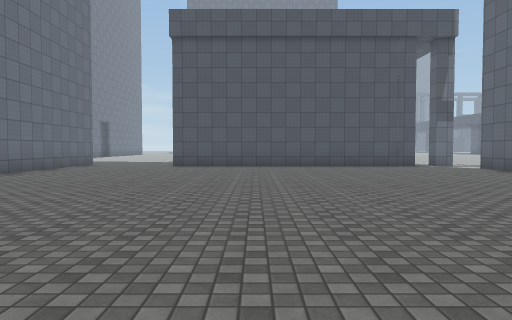
[1] (above)

24 first-person views from a walk through a scene from a Unity 3-D project. The camera is 1.3 m above the floor, tilts 2° down and sees 70° across. The floor is counted in squares, 2 m on a side. Each view is taken from the middle of a square. On the plan, view 1 faces up. The plan holds only what a view shows up to about 11 squares ahead; the rest is blank. The place goes on beyond the plan. Surface patterns are stand-ins for the level's own textures.

[2]
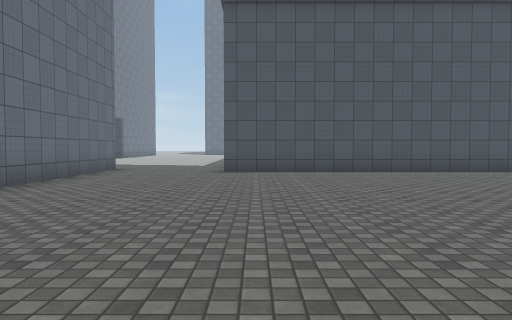

[3]
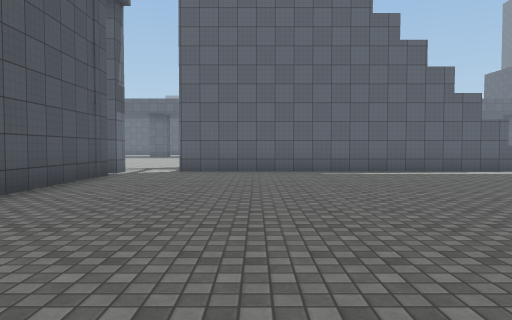

[4]
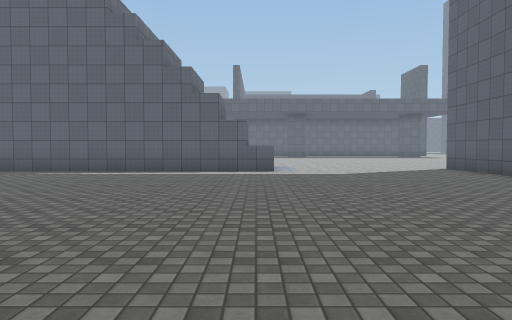

[5]
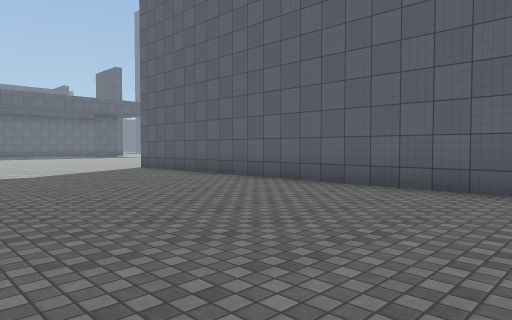

[6]
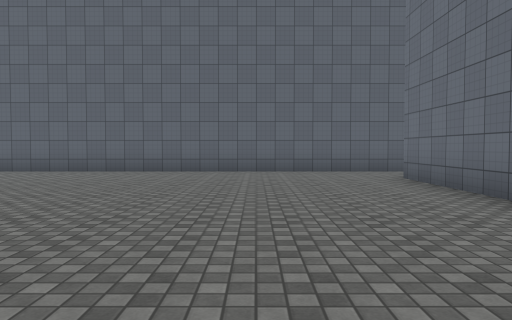

[7]
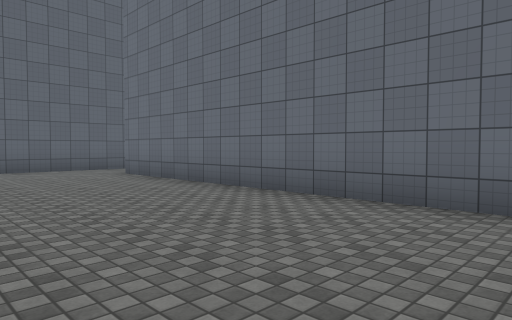

[8]
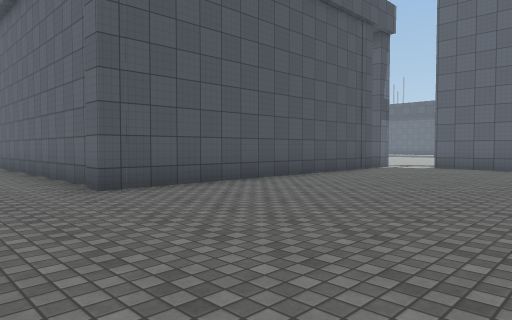

[9]
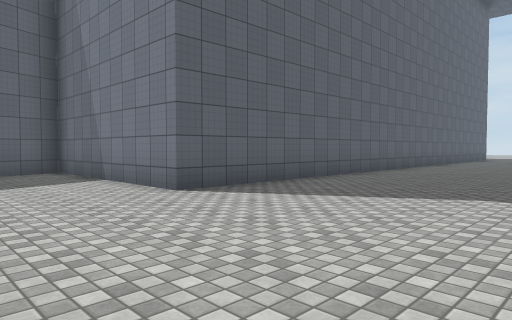

[10]
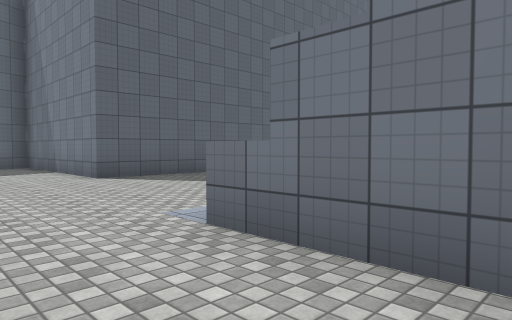

[11]
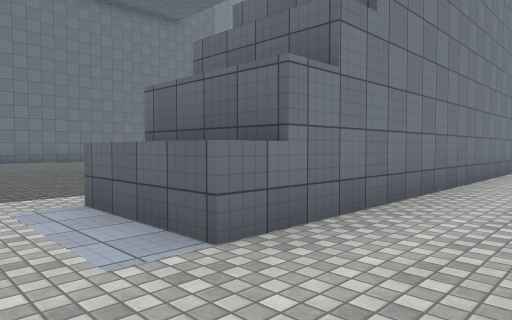

[12]
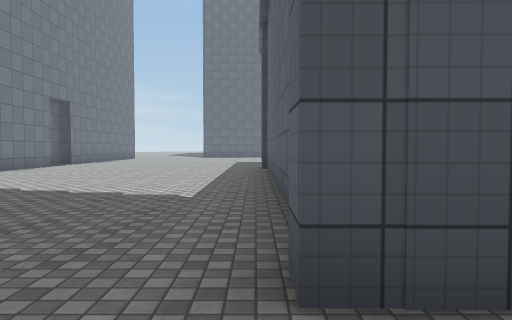

[13]
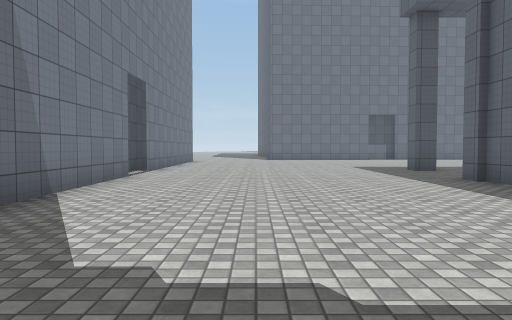

[14]
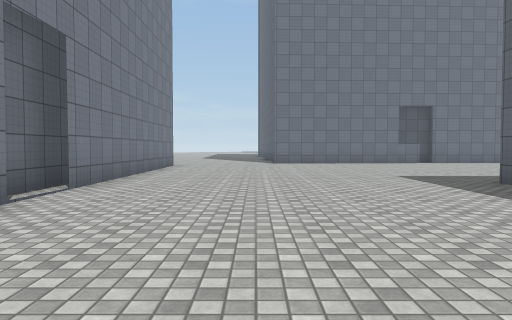

[15]
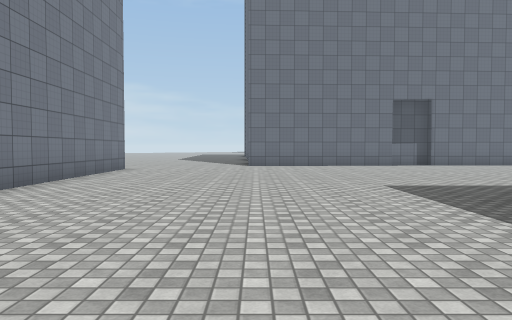

[16]
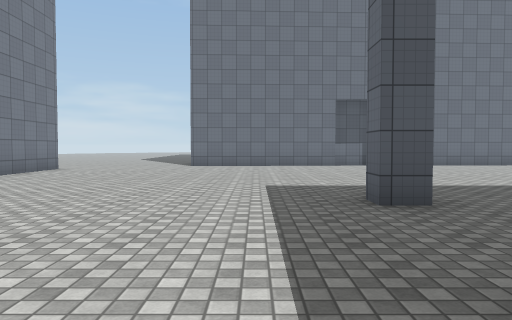

[17]
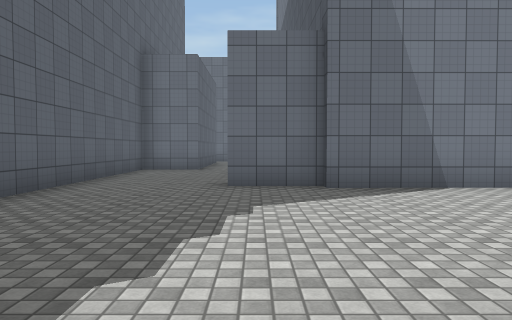

[18]
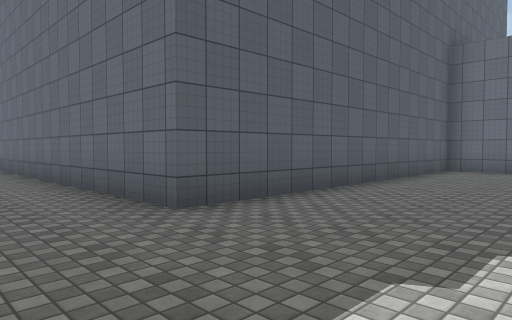

[19]
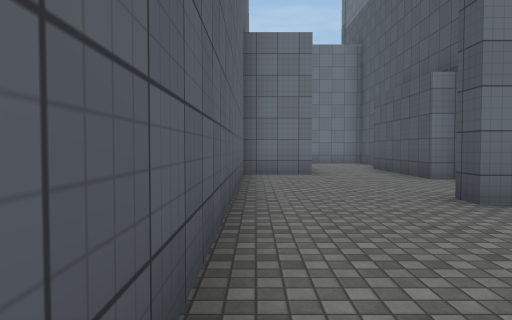

[20]
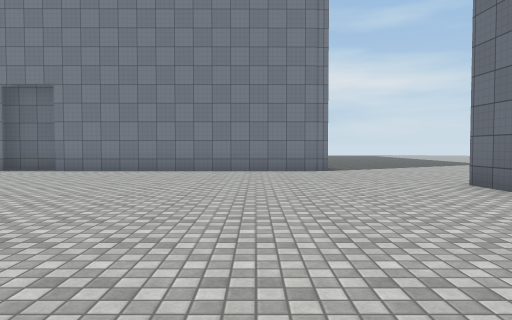

[21]
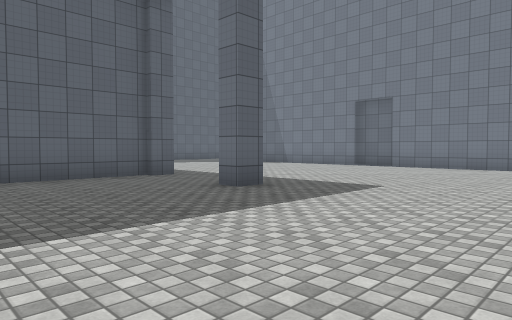

[22]
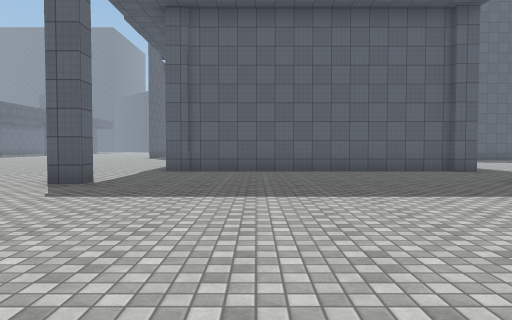

[23]
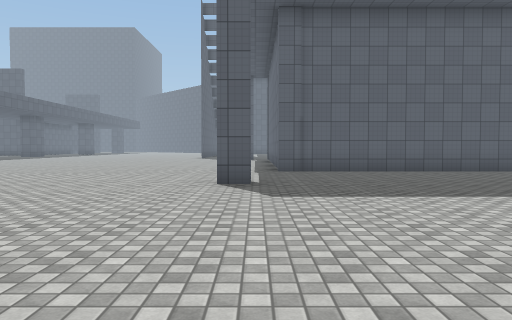

[24]
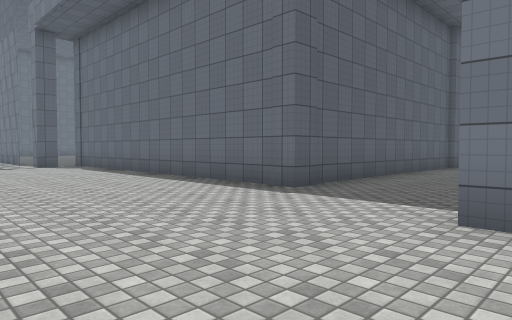

### Floor plan
Points are (right, up) in squares from view 1. A wall is a line through its corners. A room is listed if a view was taken in it or the views show most of it. See-through windows are left out.
Room 1 (views 1, 2, 3, 4, 5, 6, 7, 8, 9, 10, 11, 12)
walls: (9.1, 2.3) (6.8, 2.3); (5.4, 12.4) (-2.8, 12.4) (-2.8, 13); (9.1, 10.8) (9.1, 1.5) (6.8, 1.5) (6.8, 11.1); (-4.5, -3.7) (8, -3.7) (8, -9.1) (9.3, -8.6); (-6.1, 13.7) (-6.1, -1.8)
ways out: opening at (-4, 14) to room 2; opening at (8.4, 12.4) to room 2; opening at (-5.5, -2.5)
Room 2 (views 13, 14, 15, 16, 17, 18, 19, 20, 21, 22, 23, 24)
walls: (-2.2, 22.2) (5.4, 22.2) (5.4, 15); (-2, 25.1) (-2.6, 25.1) (-2.6, 25.5) (-2, 25.5) (-2, 25.1); (-2.8, 21.9) (-2.8, 22.4) (-2.1, 22.4); (6.1, 25) (6.1, 25.5) (6.7, 25.5) (6.7, 25); (-9.9, 23.3) (-9.8, 18); (-2.6, 13.4) (-2.6, 22); (-10.4, 26) (-10.4, 22.8); (-10.1, 18.2) (-10.1, 16.5) (-10.6, 16.5); (-9.9, 32) (-9.9, 24.5); (-13.4, 18.1) (-13.4, 17.6) (-15.5, 17.6); (-14.6, 15.4) (-14.6, 13.7) (-6.1, 13.7)
ways out: opening at (-4, 14) to room 1; opening at (8.4, 12.4) to room 1

Positions as (right, up) in squares from view 1, and headings:
1: (0, 0), facing up
2: (-2, 3), facing up
3: (-3, 9), facing right
4: (-3, 2), facing right
5: (-3, 2), facing down-right
6: (-3, 6), facing down
7: (-2, 7), facing down-left
8: (-5, 7), facing up-right
9: (11, 1), facing down-left
10: (11, 4), facing down-left
11: (11, 0), facing up-left
12: (-3, 11), facing up
13: (-7, 15), facing up
14: (-7, 19), facing up
15: (-6, 21), facing up
16: (-4, 21), facing up
17: (-4, 17), facing left
18: (-4, 17), facing down-left
19: (-6, 14), facing left
20: (0, 30), facing left
21: (2, 30), facing down-left
22: (3, 32), facing down
23: (6, 32), facing down
24: (10, 26), facing down-left
